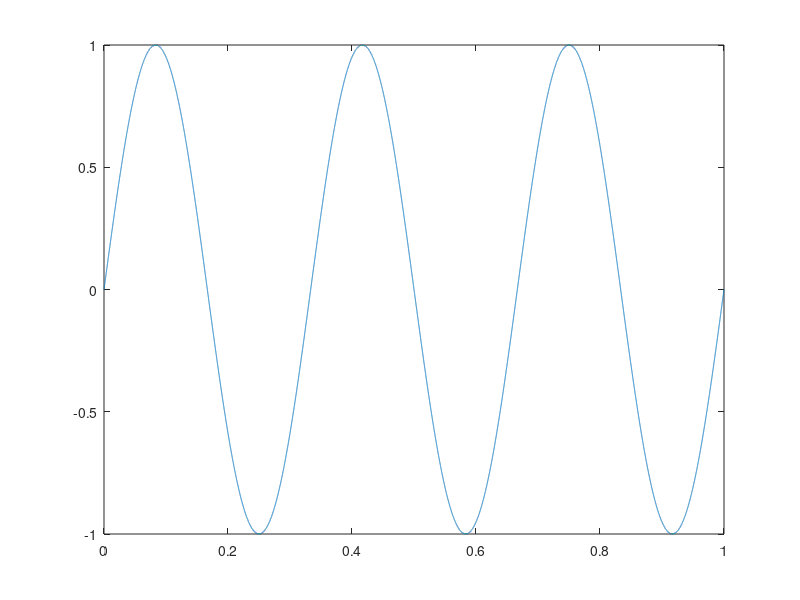

This figure's MATLAB source:
% RMS value Normalization
clear;
clear all;


FS = 48000;
TS = 1/FS;
f = 3;
t = 0:TS:1-TS;
t = t(:);


% Sine wave 3Hz
y = sin(2*pi*f*t);


% RMS on a linear scale
squared = y.^2;
meanSquared = sum(squared)/length(y);
rootMeanSquared = sqrt(meanSquared);


% RMS converted to dB scale
rootMeanSquared_dB = 20*log10(rootMeanSquared/1);


% Desired RMS Value
desiredRMS = -6;
% Desired RMS Value in dB
desiredRMS_dB = 20*log10(desiredRMS/1);


% Scaling the input by a factor
a = (desiredRMS_dB^2)/meanSquared;
z = a*y;

plot(t,y);
hold on;